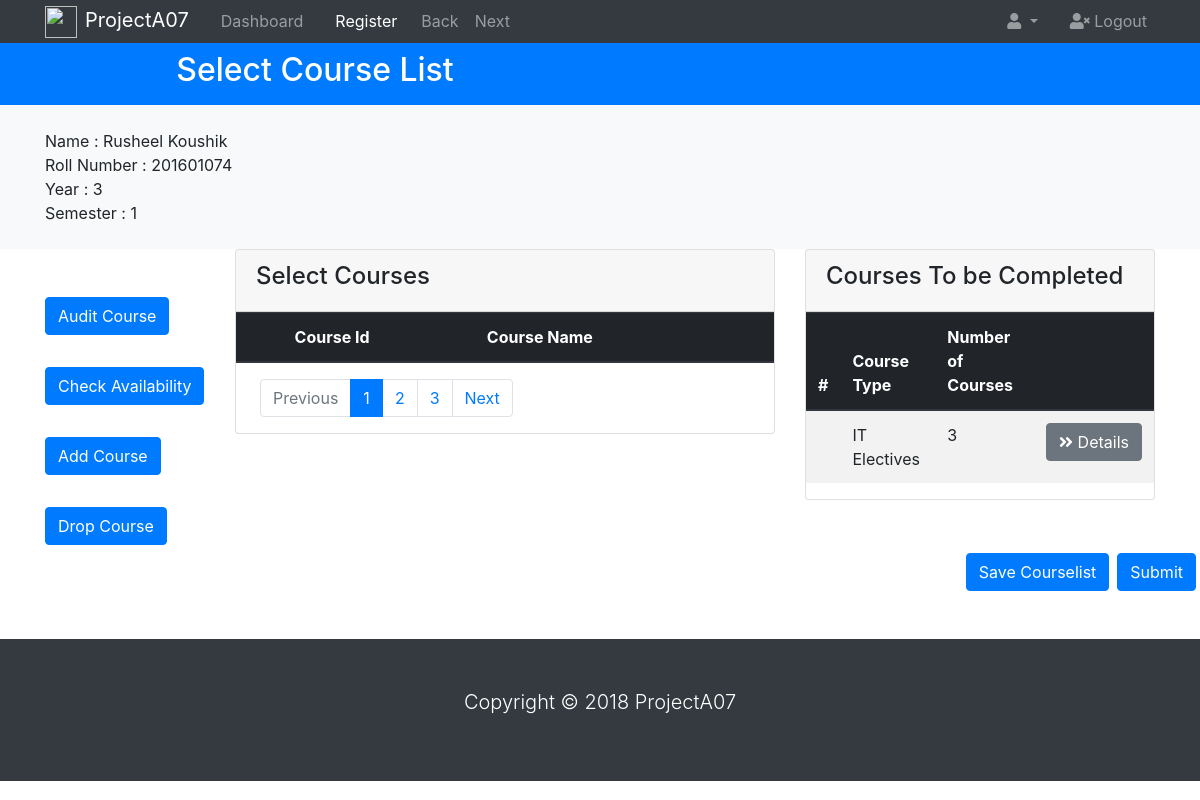
Page /users/Students.html/ on the earlier database version.
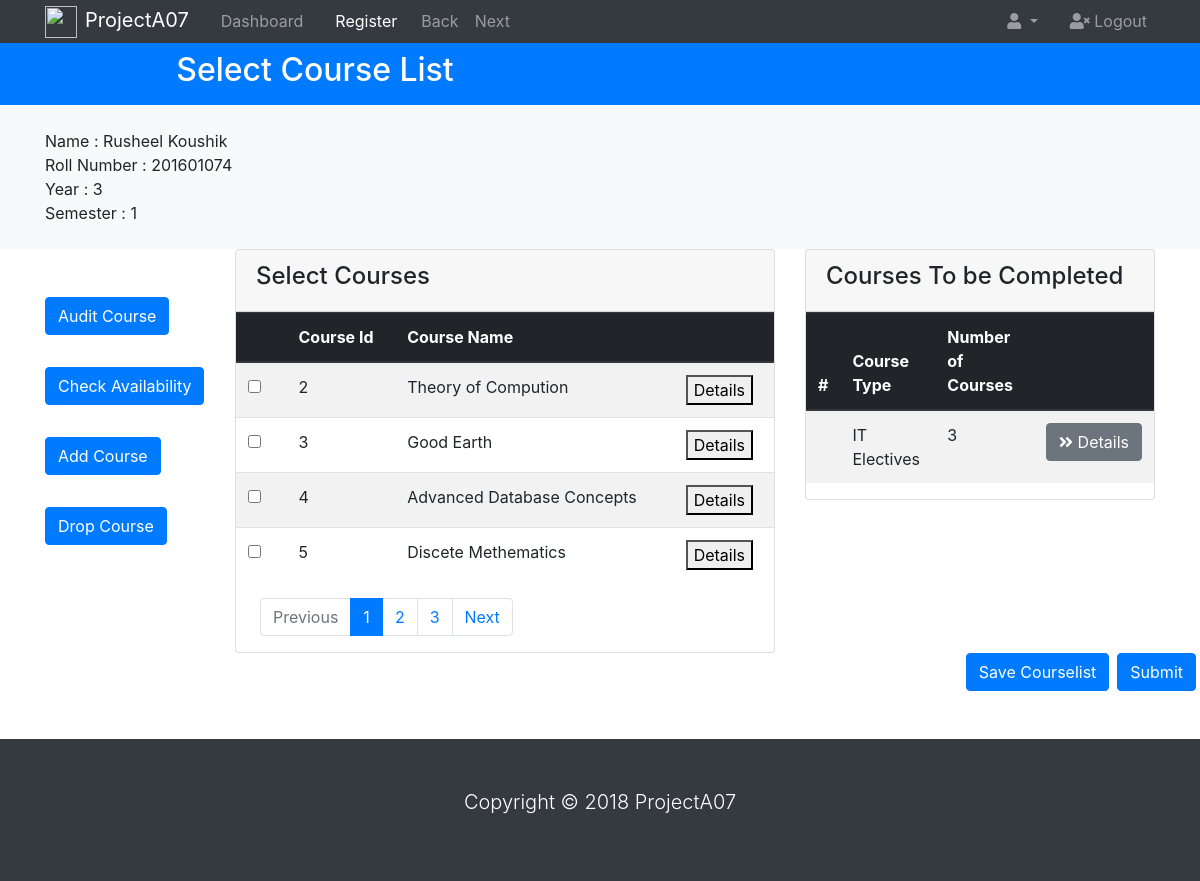
Same page on the later database version.
### users/models.py (models this page shows, shortened)
class AcademicCourse(models.Model):
    academic_course_id = models.IntegerField(db_column='Academic_Course_Id', primary_key=True,unique=True)  # Field name made lowercase.
    academic_course_name = models.CharField(db_column='Academic_Course_Name', max_length=45, blank=True, null=True)  # Field name made lowercase.
    academic_course_rigour = models.CharField(db_column='Academic_Course_Rigour', max_length=2)  # Field name made lowercase.
    academic_course_level = models.IntegerField(db_column='Academic_Course_Level')  # Field name made lowercase.
    academic_course_pre_req = models.CharField(db_column='Academic_Course_Pre-Req', max_length=1)  # Field name made lowercase. Field renamed to remove unsuitable characters.
    academic_cours_delivery_mode = models.IntegerField(db_column='Academic_Course_Delivery_Mode')  # Field name made lowercase.
    academic_course_description = models.CharField(db_column='Academic_Course_Description', max_length=250, blank=True, null=True)  # Field name made lowercase.

### users/views.py (the view, shortened to what this page needs)
# urls.py: path('Students.html/', CourseListView.as_view(),name='MyCourseList'),
class CourseListView(View):
	model=AcademicCourse
	template_name="users/Students.html"
	context_object_name = 'clist'
	def get(self, request, *args, **kwargs):
		print(self.request.method)
		print("Received request in CourseListView: "+self.request.method)
		querysets = AcademicCourse.objects.filter().only("academic_course_id", "academic_course_name")
		return render(request, self.template_name,{'querysets': querysets})

### users/templates/users/Students.html (shortened to what the changed rows need)
<!DOCTYPE html>
<html lang="en">
<head>
  <link rel="stylesheet" href="https://use.fontawesome.com/releases/v5.0.13/css/all.css">
  <link rel="stylesheet" href="https://stackpath.bootstrapcdn.com/bootstrap/4.1.1/css/bootstrap.min.css">
  <link rel="stylesheet" href="css/style.css">
</head>
<body>
  <header id="main-header" class="py-2 bg-primary text-white">
    <div class="container">
      <div class="row">
        <div class="col-md-6">
          <h2 class="text-center">Select Course List</h2>
        </div>
      </div>
    </div>
  </header>
  <section id="courses">
     <div class="container">
      <div class="row">
        <div class="col-md-6">
          <div class="card" id="target">
           <form method="POST"  enctype="multipart/form-data" id="cform">
            <table id="ctable" class="table table-striped">
              <thead class="thead-dark">
                <tr>
                  <th></th>
                  <th>Course Id</th>
                  <th>Course Name</th>
                  <th></th>
                </tr>
              </thead>
              <tbody>
              {% for set in querysets %}
                <tr>
                  <td ><input type="checkbox" />    &nbsp;   </td>
                   <td class="cid" name="cid"> {{ set.academic_course_id }} </td>
                  <td class="cname" name="cname">   {{ set.academic_course_name }} </td>
                   <td>
                     <button type="submit" class="ForDetails" name="Details">Details</button>
                   </td>
                </tr>
                {% endfor %}
              </tbody>
            </table>
             </form>
       </div>
     </div>
        <div class="col-md-4">
        <div class="card">
            <table class="table table-striped">
              <thead class="thead-dark">
                <tr>
                  <th>#</th>
                  <th>Course Type</th>
                  <th>Number of Courses</th>
                  <th></th>
                </tr>
              </thead>
            </table>
        </div>
    </div>
   </div>
  </div>
 </section>
</body>
</html>

Differences in the rows shown:
added AcademicCourse: academic_course_id "2", academic_course_name "Theory of Compution"
added AcademicCourse: academic_course_id "3", academic_course_name "Good Earth"
added AcademicCourse: academic_course_id "4", academic_course_name "Advanced Database Concepts"
added AcademicCourse: academic_course_id "5", academic_course_name "Discete Methematics"
